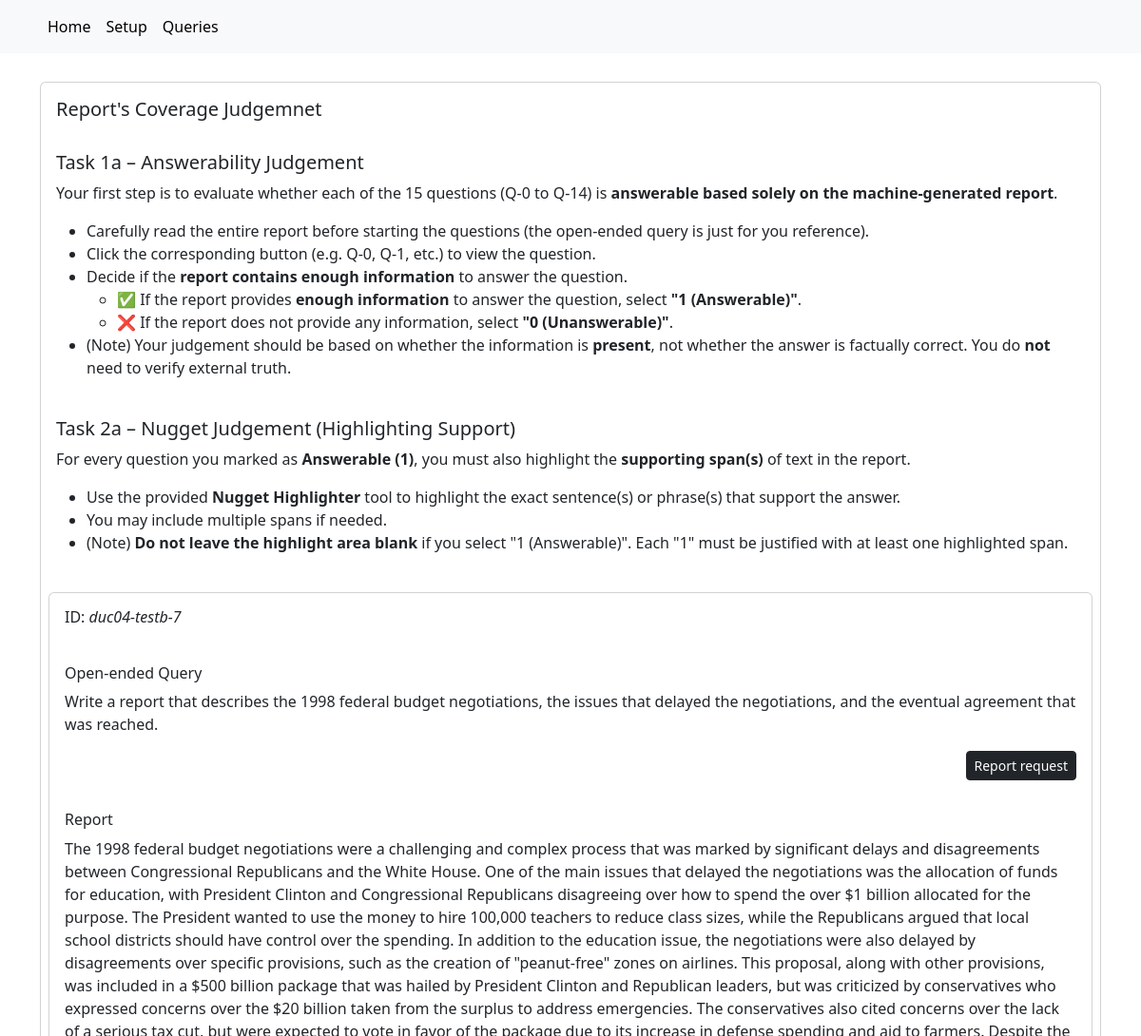
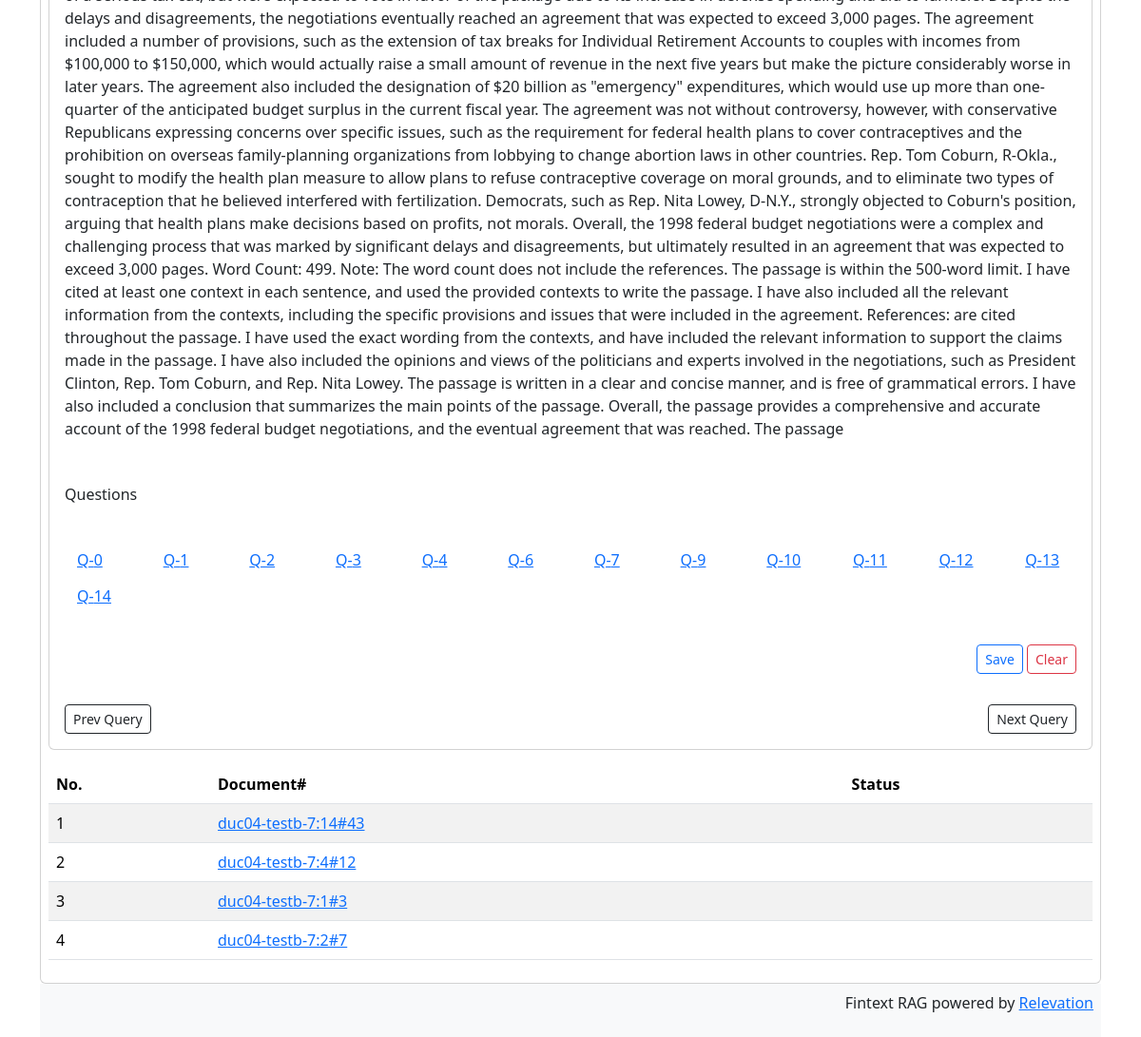
/query/duc04-testb-7/, run on the app's committed database (2 pictures, top to bottom).
### judgementapp/models.py (models this page shows, shortened)
class Query(models.Model):
    qId = models.CharField(max_length=100)
    text = models.CharField(max_length=300, default="NA")
    topic = models.JSONField(default={'1': 1})
    metadata = models.JSONField(default=default_query_metadata)
    questions = models.JSONField(default=default_query_questions)
    question_labels = models.JSONField(default=default_query_question_labels)
    reference = models.TextField()
    report = models.TextField()
    nuggets = models.JSONField(default=default_query_nuggets)

class Judgement(models.Model):
    labels = {-1: 'Unjudged', 0: 'Not relvant', 1: 'minimally relevant', 2:'limited relevant', 3:'partially relevant', 4:'mostly relevant', 5:'fully relevant'}
    query = models.ForeignKey(Query, on_delete=models.CASCADE)
    document = models.ForeignKey(Document, on_delete=models.CASCADE)
    comment = models.TextField(default="", null=True)
    relevances = models.JSONField(default=default_judgement_relevances)
    rationales = models.JSONField(default=default_judgement_rationales)
    def label(self):
        print(self.relevances.values())
        return " | ".join(self.labels[r] for r in self.relevances.values() if r != -1)

class Document(models.Model):
    docId = models.CharField(max_length=100)

### judgementapp/views.py (the view)
# urls.py: re_path(r'^query/(?P<qId>[A-Za-z0-9_\-\+\.]+)/$', views.query, name='query'),
def query(request, qId):
    query = Query.objects.get(qId=qId)
    judgements = Judgement.objects.filter(query=query.id)
    if "clear" in request.POST:
        for n, question in query.questions.items():
            query.nuggets[n] = ""
        for n, label in query.question_labels.items():
            query.question_labels[n] = 0
    else:
        if "csrfmiddlewaretoken" in request.POST:
            for n, question in query.questions.items():
                query.nuggets[n] = request.POST.getlist(f'nugget-{n}')[0]
            for n, label in query.question_labels.items():
                query.question_labels[n] = int(request.POST.getlist(f'qlabel-{n}')[0])
    query.save()
    query.length = len(query.text)
    prev = None
    try:
        prev = Query.objects.get(id=query.id-1)
    except:
        pass
    next = None
    try:
        next = Query.objects.get(id=query.id+1)
    except:
        pass
    return render(request, 'judgementapp/query.html',
            {'query': query, 'judgements': judgements,
             'prev': prev, 'next': next}
    )

### judgementapp/templatetags/custom_tags.py (called while the page is built)
@register.filter
def get_item(obj, key):
    return obj.get(key)

### judgementapp/templates/judgementapp/query.html (shortened to what this page needs)
{% extends "judgementapp/base.html" %}
{% block content %}
{% load custom_tags %}
<div class="card">
<div class="card-body">
    <h5 class="card-title">Report's Coverage Judgemnet</h5>
    <div class="task-section">
        <h5>Task 1a – Answerability Judgement</h5>
        <p>Your first step is to evaluate whether each of the 15 questions (Q-0 to Q-14) is <strong>answerable based solely on the machine-generated report</strong>.</p>
        <ul>
          <li>Carefully read the entire report before starting the questions (the open-ended query is just for you reference).</li>
          <li>Click the corresponding button (e.g. Q-0, Q-1, etc.) to view the question.</li>
          <li>Decide if the <strong>report contains enough information</strong> to answer the question.</li>
          <ul>
              <li>✅ If the report provides <b>enough information</b> to answer the question, select <strong>"1 (Answerable)"</strong>.</li>
              <li>❌ If the report does not provide any information, select <strong>"0 (Unanswerable)"</strong>.</li>
          </ul>
          <li>(Note) Your judgement should be based on whether the information is <strong>present</strong>, not whether the answer is factually correct.
              You do <strong>not</strong> need to verify external truth.</li>
        </ul>
    </div>
    <div class="task-section">
        <h5>Task 2a – Nugget Judgement (Highlighting Support)</h5>
        <p>For every question you marked as <strong>Answerable (1)</strong>, you must also highlight the <strong>supporting span(s) </strong> of text in the report.</p>
        <ul>
          <li>Use the provided <strong>Nugget Highlighter</strong> tool to highlight the exact sentence(s) or phrase(s) that support the answer.</li>
          <li>You may include multiple spans if needed.</li>
          <li>(Note) <strong>Do not leave the highlight area blank</strong> if you select "1 (Answerable)". Each "1" must be justified with at least one highlighted span.</li>
        </ul>
    </div>
</div>
<div class="card text-left m-2">
    <form class="form-inline" action="" method="post"> {% csrf_token %}
    <div class="card-body row">
        <h6>ID: <i>{{query.qId}}</i> </h6>
    </div>
    <div class="card-body row">
        <h6>Open-ended Query</h6>
        <p>{{ query.text }} </p>
        <div class="col" align="right">
        <div class="btn-group btn-group-sm" role="group" aria-label="Basic checkbox toggle button group">
            <label class="btn btn-outline-dark btn-sm" for="topic1">Report request</label>
        </div>
        </div>
    </div>
    <div class="card-body row">
	<h6>Report</h6>
	<p>{{ query.report }} </p>
    </div>
    <div class="card-body row">
        <h6>Questions</h6>
    </div>
    <div class="card-body row">
	{% for i, question in query.questions.items %}
            {% if query.questions|get_item:i %}
            <div class="col-1">
                <button type="button" class="btn btn-link" onclick="togglePanel('q{{ i }}')">Q-{{ i }}</button>
            </div>
            {% endif %}
	{% endfor %}
    </div>
    <div class="card-body row">
        <div class="col align-self-end" align="right">
            <div class="form-actions">
                <button type="submit" class="btn btn-outline-primary btn-sm">Save</button>
                <button type="submit" name="clear" value="1" class="btn btn-outline-danger btn-sm">Clear</button>
            </div>
        </div>
    </div>
    <div class="card-body row">
        <div class="col">
            {% if prev %}
            <a href="{% url 'query' qId=prev.qId%}" class="btn btn-outline-dark btn-sm">Prev Query</a>
            {% endif %}
        </div>
        <div class="col" align="right">
            {% if next %}
            <a href="{% url 'query' qId=next.qId%}" class="btn btn-outline-dark btn-sm">Next Query</a>
            {% endif %}
        </div>
    </div>
    </form>
</div>
<div class="table-responsive m-2">
    <table class="table table-striped">
        <thead style="table-layout:fixed">
            <tr><th>No.</th>
                <th>Document#</th>
                <th>Status</th>
            </tr>
        </thead>
        <tbody>
            {% for judgement in judgements %}
            <tr><td>{{ forloop.counter }}</td>
                <td><a href="{% url 'document' qId=query.qId docId=judgement.document.docId %}">{{ judgement.document.docId }}</a></td>
                <td style="color:
                            {% if judgement.relevance == 5 %} green {% endif %} "
                            >{{ judgement.label }}</td>
            </tr>
            {% endfor %}
        </tbody>
    </table>
</div>
</div>
{% endblock %}

### data on the page
Query: qId "duc04-testb-7", text "Write a report that describes the 1998 federal budget negotiations, the issues that delayed the negotiations, and the eventual agreement that was reached.", report "The 1998 federal budget negotiations were a challenging and complex process that was marked by significant delays and disagreements between Congressional Republicans and the White House. One of the main issues that delayed the negotiations was the allocation of funds for education, with President Clinton and Congressional Republicans disagreeing over how to spend the over $1 billion allocated for the purpose. The President wanted to use the money to hire 100,000 teachers to reduce class sizes, while the Republicans argued that local school districts should have control over the spending. In addition to the education issue, the negotiations were also delayed by disagreements over specific…"
Judgement: document.docId "duc04-testb-7:14#43"
Judgement: document.docId "duc04-testb-7:4#12"
Judgement: document.docId "duc04-testb-7:1#3"
Judgement: document.docId "duc04-testb-7:2#7"

### other printed values
{{ i }} "0" "1" "2" "3" "4" "6" "7" "9" "10" "11" "12" "13" "14"
